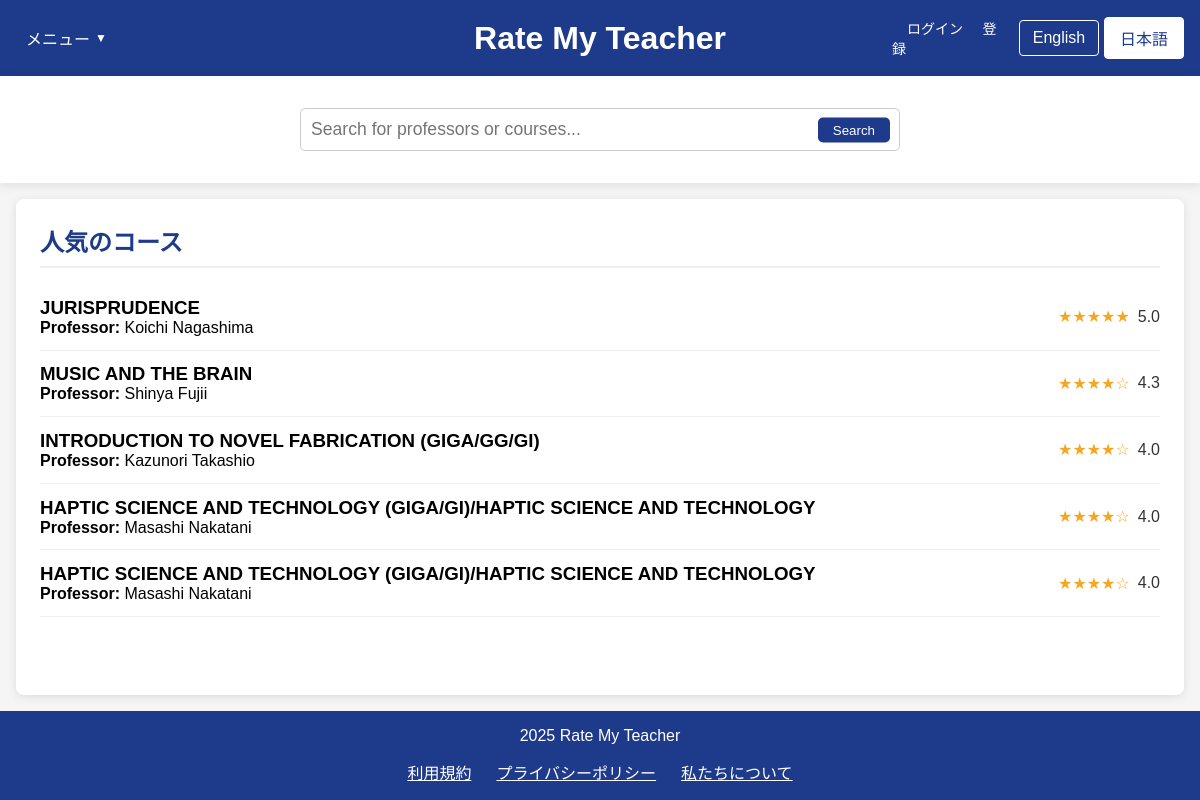
/home.php?lang=ja, run on the app's committed database.
### tables this page shows
CREATE TABLE courses (
        id INTEGER PRIMARY KEY AUTOINCREMENT,
        name TEXT NOT NULL,
        course_code TEXT,
        description TEXT,
        professor_id INTEGER,
        semester TEXT,
        avg_content_quality REAL DEFAULT 0,
        avg_difficulty REAL DEFAULT 0,
        overall_rating REAL DEFAULT 0,
        review_count INTEGER DEFAULT 0,
        FOREIGN KEY (professor_id) REFERENCES professors(id) ON DELETE SET NULL
    );

CREATE TABLE professors (
        id INTEGER PRIMARY KEY AUTOINCREMENT,
        name TEXT NOT NULL,
        department TEXT,
        bio TEXT,
        avg_content_quality REAL DEFAULT 0,
        avg_difficulty REAL DEFAULT 0,
        overall_rating REAL DEFAULT 0,
        review_count INTEGER DEFAULT 0
    );

### home.php (the view, shortened to what this page needs)
<?php
$isLoggedIn = isset($_SESSION["loggedin"]) && $_SESSION["loggedin"] === true;
require_once 'config.php';
function getTopCourses($limit = 5) {
    global $conn;
    $courses = [];
    try {
        $ratingCount = 0;
        $ratingCheckResult = $conn->query("SELECT COUNT(*) as count FROM ratings");
        if ($ratingCheckResult) {
            $ratingCountRow = $ratingCheckResult->fetchArray(SQLITE3_ASSOC);
            $ratingCount = $ratingCountRow['count'];
        }
        if ($ratingCount > 0) {
            $hasCourseRatingColumns = false;
            $columnsResult = $conn->query("PRAGMA table_info(courses)");
            while ($col = $columnsResult->fetchArray(SQLITE3_ASSOC)) {
                if ($col['name'] === 'avg_content_quality') {
                    $hasCourseRatingColumns = true;
                    break;
                }
            }
            if ($hasCourseRatingColumns) {
                $stmt = $conn->prepare("
                    SELECT c.id, c.name as course_name, c.course_code,
                        COALESCE(c.avg_content_quality, 0) as avg_content_quality,
                        COALESCE(c.avg_difficulty, 0) as avg_difficulty,
                        COALESCE(c.overall_rating, 0) as avg_rating,
                        COALESCE(c.review_count, 0) as review_count,
                        p.name as professor_name
                    FROM courses c
                    LEFT JOIN professors p ON c.professor_id = p.id
                    WHERE COALESCE(c.review_count, 0) > 0
                    ORDER BY avg_rating DESC, review_count DESC
                    LIMIT :limit
                ");
            }
            $stmt->bindValue(':limit', $limit, SQLITE3_INTEGER);
            $result = $stmt->execute();
            while ($row = $result->fetchArray(SQLITE3_ASSOC)) {
                if (isset($row['avg_rating']) && $row['avg_rating'] !== null) {
                    $row['avg_rating'] = number_format((float)$row['avg_rating'], 1);
                } else {
                    $row['avg_rating'] = "N/A";
                }
                $courses[] = $row;
            }
        }
    } catch (Exception $e) {
        error_log("Error fetching top courses: " . $e->getMessage());
    }
    return $courses;
}
$topCourses = getTopCourses(5);
?>
<!DOCTYPE html>
<html lang="en">
<head>
    <link rel="stylesheet" href="css/style.css">
</head>
<body>
    <div class="container">
        <header>
            <div class="header-left">
                <div class="dropdown">
                    <?php
                    $currentLang = isset($_COOKIE['language']) && $_COOKIE['language'] == 'ja' ? 'ja' : 'en';
                    $menuLabel = $currentLang == 'ja' ? 'メニュー' : 'Menu';
                    $logoutLabel = $currentLang == 'ja' ? 'ログアウト' : 'Logout';
                    $loginLabel = $currentLang == 'ja' ? 'ログイン' : 'Login';
                    $registerLabel = $currentLang == 'ja' ? '登録' : 'Register';
                    ?>
                    <button class="dropbtn"><?php echo $menuLabel; ?></button>
                </div>
            </div>
            <div class="header-center">
                <div class="logo">
                    <h1><a href="home.php" style="color: white; text-decoration: none;"><?php echo $currentLang == 'ja' ? 'Rate My Teacher' : 'Rate My Teacher'; ?></a></h1>
                </div>
            </div>
            <div class="header-right">
                <div class="auth-links">
                    <?php if ($isLoggedIn): ?>
                        <a href="logout.php"><?php echo $logoutLabel; ?></a>
                    <?php else: ?>
                        <a href="login.php"><?php echo $loginLabel; ?></a>
                        <a href="register.php"><?php echo $registerLabel; ?></a>
                    <?php endif; ?>
                </div>
                <div class="language-toggle">
                    <a href="?lang=en" class="<?php echo (!isset($_COOKIE['language']) || $_COOKIE['language'] == 'en') ? 'active' : ''; ?>"
                    style="display:inline-block; width:80px; text-align:center; padding:8px 0; margin-right:5px;
                            background:<?php echo (!isset($_COOKIE['language']) || $_COOKIE['language'] == 'en') ? 'white' : 'transparent'; ?>;
                            color:<?php echo (!isset($_COOKIE['language']) || $_COOKIE['language'] == 'en') ? '#1e3a8a' : 'white'; ?>;
                            text-decoration:none; border:1px solid white; border-radius:4px;"
                    onclick="document.cookie='language=en; path=/; max-age=2592000'; return true;">
                    English
                    </a>
                    <a href="?lang=ja" class="<?php echo (isset($_COOKIE['language']) && $_COOKIE['language'] == 'ja') ? 'active' : ''; ?>"
                    style="display:inline-block; width:80px; text-align:center; padding:8px 0;
                            background:<?php echo (isset($_COOKIE['language']) && $_COOKIE['language'] == 'ja') ? 'white' : 'transparent'; ?>;
                            color:<?php echo (isset($_COOKIE['language']) && $_COOKIE['language'] == 'ja') ? '#1e3a8a' : 'white'; ?>;
                            text-decoration:none; border:1px solid white; border-radius:4px;"
                    onclick="document.cookie='language=ja; path=/; max-age=2592000'; return true;">
                    日本語
                    </a>
                </div>
        </header>
        <div class="search-container">
            <div class="search-bar" style="position: relative !important;">
                <input type="text" id="searchInput" placeholder="<?php echo $currentLang == 'ja' ? '教授やコースを検索...' : 'Search for professors or courses...'; ?>" style="width: 100%; padding: 10px; border-radius: 5px; border: 1px solid #ccc;">
                <button id="searchButton" style="position: absolute; right: 10px; top: 50%; transform: translateY(-50%); background: #1e3a8a; color: white; border: none; padding: 5px 15px; border-radius: 5px; cursor: pointer;"><?php echo $currentLang == 'ja' ? '検索' : 'Search'; ?></button>
            </div>
        </div>
            <div id="top-courses" class="content-box" style="flex: 1; background-color: white; margin: 1rem; padding: 1.5rem; border-radius: 8px; box-shadow: 0 2px 10px rgba(0,0,0,0.1);">
                <h2><?php echo $currentLang == 'ja' ? '人気のコース' : 'Top Courses'; ?></h2>
                <div class="course-list">
<?php foreach ($topCourses as $course): ?>
<a href="course.php?course=<?php echo urlencode($course['english_course_name']); ?>&professor=<?php echo urlencode($course['english_professor_name'] ?? ''); ?>&lang=<?php echo $currentLang;?>" style="text-decoration: none; color: inherit;">      <div class="course-item" data-id="<?php echo $isLoggedIn ? $course['id'] : 'login-required'; ?>">
            <div>
                <h3><?php echo htmlspecialchars($course['course_name'] ?? $course['name']); ?></h3>
                <p><strong>Professor:</strong> <?php echo htmlspecialchars($course['professor_name'] ?? 'Unknown Professor'); ?></p>
            </div>
            <div class="rating">
                <?php
                if ($course['avg_rating'] !== 'N/A' && $course['avg_rating'] > 0) {
                    $fullStars = floor($course['avg_rating']);
                    $hasHalfStar = $course['avg_rating'] - $fullStars >= 0.5;
                    echo str_repeat('★', $fullStars);
                    echo str_repeat('☆', 5 - $fullStars - ($hasHalfStar ? 1 : 0));
                    echo ' <span>' . $course['avg_rating'] . '</span>';
                } else {
                    echo '☆☆☆☆☆ <span>No ratings</span>';
                }
                ?>
            </div>
        </div>
    </a>
<?php endforeach; ?>
                </div>
            </div>
        <footer style="background-color: #1e3a8a; color: white; text-align: center; padding: 1rem; width: 100%;">
            <p>2025 Rate My Teacher</p>
            <div style="display: flex; flex-wrap: wrap; justify-content: center; margin-top: 15px; gap: 25px;">
                <a href="ToS.php?lang=<?php echo $currentLang; ?>" style="color: white; text-decoration: underline;">
                    <?php echo $currentLang == 'ja' ? '利用規約' : 'Terms and Conditions'; ?>
                </a>
                <a href="privacy_policy.php?lang=<?php echo $currentLang; ?>" style="color: white; text-decoration: underline;">
                    <?php echo $currentLang == 'ja' ? 'プライバシーポリシー' : 'Privacy Policy'; ?>
                </a>
                <a href="about_us.php?lang=<?php echo $currentLang; ?>" style="color: white; text-decoration: underline;">
                    <?php echo $currentLang == 'ja' ? '私たちについて' : 'About Us'; ?>
                </a>
            </div>
        </footer>
    </div>
</body>
</html>

### css/style.css (style rules this page uses)
body { font-family: Arial, sans-serif; background-color: #f5f5f5; margin: 0; padding: 0; }
a { color: #1e3a8a; text-decoration: none; }

### home.php (style rules this page uses)
* { margin: 0; padding: 0; box-sizing: border-box; font-family: 'Arial', sans-serif; }
body { background-color: #f5f5f5; }
.container { width: 100%; min-height: 100vh; display: flex; flex-direction: column; }
header { background-color: #1e3a8a; color: white; padding: 1rem; display: flex; justify-content: space-between; align-items: center; }
.header-left { width: 25%; }
.header-center { width: 50%; text-align: center; }
.header-right { width: 25%; display: flex; justify-content: flex-end; align-items: center; }
.auth-links { margin-right: 15px; }
.auth-links a, .auth-links span { color: white; text-decoration: none; margin-left: 15px; font-size: 14px; }
.logo { display: flex; flex-direction: column; align-items: center; }
.dropdown { position: relative; display: inline-block; }
.dropbtn { background-color: transparent; color: white; padding: 10px; font-size: 16px; border: none; cursor: pointer; display: flex; align-items: center; }
.dropbtn::after { content: "▼"; font-size: 12px; margin-left: 5px; }
.language-toggle { display: flex; align-items: center; }
.search-container { width: 100%; display: flex; justify-content: center; padding: 2rem; background-color: white; box-shadow: 0 2px 10px rgba(0,0,0,0.1); }
.search-bar { width: 60%; max-width: 600px; position: relative !important; }
.search-bar input { width: 100%; padding: 1rem; border: 2px solid #ff0000; border-radius: 50px; font-size: 1.1rem; }
.search-bar button { position: absolute; right: 10px; top: 50%; transform: translateY(-50%); background-color: #1e3a8a; color: white; border: none; border-radius: 50px; padding: 0.5rem 1.5rem; cursor: pointer; }
.content-box { flex: 1; background-color: white; margin: 1rem; padding: 1.5rem; border-radius: 8px; box-shadow: 0 2px 10px rgba(0,0,0,0.1); }
.content-box h2 { color: #1e3a8a; margin-bottom: 1rem; border-bottom: 2px solid #f0f0f0; padding-bottom: 0.5rem; }
.professor-item, .course-item { display: flex; align-items: center; padding: 0.8rem 0; border-bottom: 1px solid #f0f0f0; cursor: pointer; transition: background-color 0.2s; }
.rating { display: flex; align-items: center; margin-left: auto; color: #f5a623; }
.rating span { margin-left: 0.5rem; color: #333; }
footer { background-color: #1e3a8a; color: white; text-align: center; padding: 1rem; }

### data on the page
courses: name "JURISPRUDENCE", professor.name "Koichi Nagashima", fullStars "★★★★★", avg_rating "5.0"
courses: name "MUSIC AND THE BRAIN", professor.name "Shinya Fujii", fullStars "★★★★", hasHalfStar "☆", avg_rating "4.3"
courses: name "INTRODUCTION TO NOVEL FABRICATION (GIGA/GG/GI)", professor.name "Kazunori Takashio", fullStars "★★★★", hasHalfStar "☆", avg_rating "4.0"
courses: name "HAPTIC SCIENCE AND TECHNOLOGY (GIGA/GI)/HAPTIC SCIENCE AND TECHNOLOGY", professor.name "Masashi Nakatani", fullStars "★★★★", hasHalfStar "☆", avg_rating "4.0"

### other printed values
$loginLabel "ログイン"
$registerLabel "登録"
